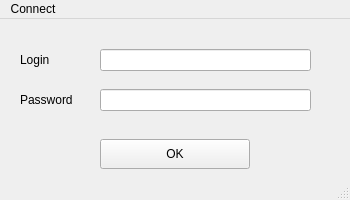
<?xml version="1.0" encoding="UTF-8"?>
<ui version="4.0">
 <class>MainWindow</class>
 <widget class="QMainWindow" name="MainWindow">
  <property name="geometry">
   <rect>
    <x>0</x>
    <y>0</y>
    <width>350</width>
    <height>200</height>
   </rect>
  </property>
  <property name="minimumSize">
   <size>
    <width>350</width>
    <height>200</height>
   </size>
  </property>
  <property name="maximumSize">
   <size>
    <width>350</width>
    <height>200</height>
   </size>
  </property>
  <property name="windowTitle">
   <string>Connection</string>
  </property>
  <widget class="QWidget" name="centralwidget">
   <widget class="QPushButton" name="setupButton">
    <property name="geometry">
     <rect>
      <x>100</x>
      <y>120</y>
      <width>150</width>
      <height>30</height>
     </rect>
    </property>
    <property name="text">
     <string>OK</string>
    </property>
   </widget>
   <widget class="QLineEdit" name="loginEdit">
    <property name="geometry">
     <rect>
      <x>100</x>
      <y>30</y>
      <width>211</width>
      <height>22</height>
     </rect>
    </property>
   </widget>
   <widget class="QLineEdit" name="passwordEdit">
    <property name="geometry">
     <rect>
      <x>100</x>
      <y>70</y>
      <width>211</width>
      <height>22</height>
     </rect>
    </property>
   </widget>
   <widget class="QLabel" name="loginLabel">
    <property name="geometry">
     <rect>
      <x>20</x>
      <y>30</y>
      <width>61</width>
      <height>21</height>
     </rect>
    </property>
    <property name="text">
     <string>Login</string>
    </property>
   </widget>
   <widget class="QLabel" name="passwordLabel">
    <property name="geometry">
     <rect>
      <x>20</x>
      <y>70</y>
      <width>61</width>
      <height>21</height>
     </rect>
    </property>
    <property name="text">
     <string>Password</string>
    </property>
   </widget>
  </widget>
  <widget class="QMenuBar" name="menubar">
   <property name="geometry">
    <rect>
     <x>0</x>
     <y>0</y>
     <width>350</width>
     <height>21</height>
    </rect>
   </property>
   <widget class="QMenu" name="menuFile">
    <property name="title">
     <string>Connect</string>
    </property>
    <addaction name="actionDatabase"/>
   </widget>
   <addaction name="menuFile"/>
  </widget>
  <widget class="QStatusBar" name="statusbar"/>
  <action name="actionDatabase">
   <property name="text">
    <string>Database</string>
   </property>
  </action>
 </widget>
 <resources/>
 <connections/>
</ui>
